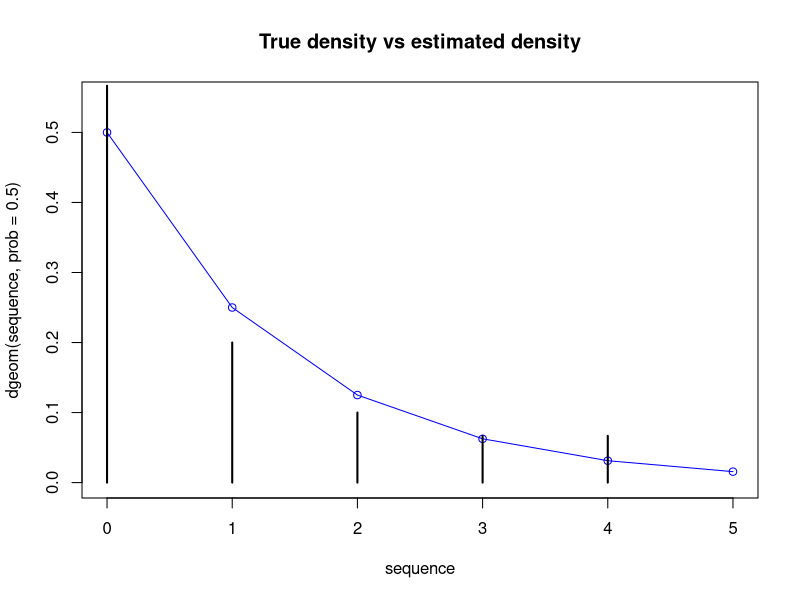
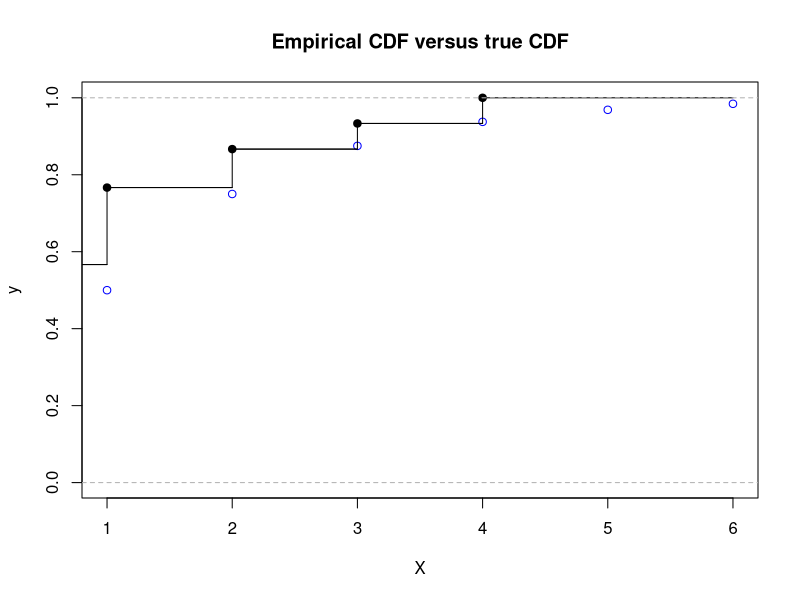

Recreate these plots in R, in order.
#### PAckages that are needed ####
library(readr)
#library(EnvStats)
#### Dataset description:  ####
X <- data.frame(read_csv("Geom_sample.csv"))
rownames(X) <- X[,1]
X <- X[,-1]
X_ordered <- sort(X)
n=30
table(X)

## nice graphs
sequence =seq(0,5, by=1)

# densities
plot(x=sequence, y= dgeom(sequence, prob = 0.5), ylim = c(0,0.55), col='blue', main= "True density vs estimated density")
lines(x=sequence, dgeom(sequence, prob=0.5), col='blue')
points(table(X)/30)
# ECDF
geom <- pgeom(q = sequence , prob = 0.5)
plot(geom, col='blue', lty=2, main= 'Empirical CDF versus true CDF', ylab= 'y', xlab= 'X', ylim = c(0,1.001))
Fn <- 1:30/30
lines(X_ordered, Fn, type='s')
Fn<-ecdf(X_ordered)
lines(Fn)

# Key statistics 

p_hat_initial = 1/(mean(X)+1) #  Gives very bad insight since gives a proba >1




#### Set up for Confidence intervals ####
alpha=0.05
#### Assymptotically normal ####

#### Basic Bootstrap ####
B = 5000
M =1000
BB_vec_of_T <- rep(NA,M)
T_hat <- (1-(mean(X)+1)^(-1))^3
#T <- (1-(mu+1)^{-1} )^3
for (i in 1:B) {
  Xstar <- sample(X, replace = T) ; mu_star <- mean(Xstar)
  Tstar <- (1-(mu_star+1)^(-1))^3
  BB_vec_of_T[i] <- Tstar
  }
CIboot <- c( quantile(BB_vec_of_T, 1-0.05/2), quantile(BB_vec_of_T, 0.05/2)   )

#### PErcentile bootsrap ####